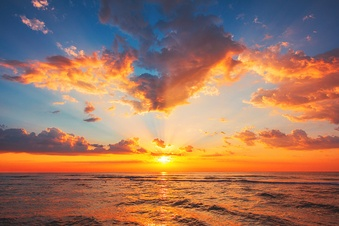
#> input picture samples/img7.jpg, 339 x 226 px, shrunk from 509 x 339 before the run
$ python PoissonColorTransfer.py
#> lines starting #> are read from the running program, lines starting #| are printed output that depends on the picture; pictures that were not available may be replaced by others from this repository, and a replacement may not be noted
### helper.py
import warnings
warnings.filterwarnings('ignore')
import cv2
import numpy as np
import matplotlib.pyplot as plt
# %matplotlib inline
import os
from random import random
import time
import scipy as sp
import scipy.sparse.linalg
from typing import List, Tuple
def get_image(img_path: str, mask: bool=False, scale: bool=True) -> np.array:
    """
    Gets image in appriopiate format

    Parameters:
    img_path (str): Image path
    mask (bool): True if read mask image
    scale (bool): True if read and scale image to 0-1

    Returns:
    np.array: Image in numpy array
    """
#> called with img_path = 'samples/img7.jpg', mask = False, scale = True
    if mask:
        img = cv2.imread(img_path, cv2.IMREAD_GRAYSCALE)
        _, binary_mask = cv2.threshold(img, 127, 255, cv2.THRESH_BINARY)
        return np.where(binary_mask == 255, 1, 0)

    if scale:
        return cv2.cvtColor(cv2.imread(img_path), cv2.COLOR_BGR2RGB).astype('double') / 255.0
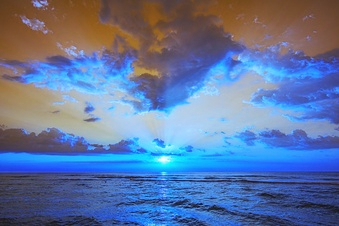
#> returned value: shape (226, 339, 3) float64; mean of channels 0, 1, 2 0.628, 0.464, 0.379; drawn as B, G, R
#> call 2 of get_image, with img_path = 'samples/img8.jpg', mask = False, scale = True
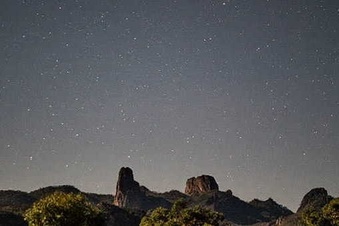
#> input picture samples/img1.jpg, 339 x 226 px, shrunk from 509 x 339 before the run, given in place of img8.jpg, which was not available
#> in get_image (call 2), `return cv2.cvtColor(cv2.imread(img_path), cv2.COLOR_BGR2RGB).astype('d..`:
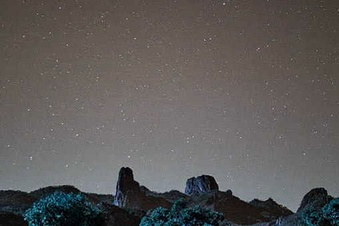
#> returned value: shape (226, 339, 3) float64; mean of channels 0, 1, 2 0.351, 0.357, 0.367; drawn as B, G, R

    return cv2.cvtColor(cv2.imread(img_path), cv2.COLOR_BGR2RGB)


def show_images(
    imgs: List[np.array], titles: List[str], figsize: Tuple[int]=(15, 10)
) -> None:
    """
    Show images with tites

    Parameters:
    imgs (List): List of images
    titles (List): List of titles
    figsize (Tuple): Figure size
    """
    idx = 1
    fig = plt.figure(figsize=figsize)

    for img, title in zip(imgs, titles):
        ax = fig.add_subplot(1, len(imgs), idx)
        ax.imshow(img)
        ax.set_xticks([])
        ax.set_yticks([])
        ax.set_xlabel(title)
        idx += 1
    plt.show()
def neighbours(i: int, j: int, max_i: int, max_j: int) -> List[Tuple[int, int]]:
    """
    Returns 4-connected neighbours for given pixel point.
    :param i: i-th index position
    :param j: j-th index position
    :param max_i: max possible i-th index position
    :param max_j: max possible j-th index position
    """
    pairs = []

    for n in [-1, 1]:
        if 0 <= i+n <= max_i:
            pairs.append((i+n, j))
        if 0 <= j+n <= max_j:
            pairs.append((i, j+n))

    return pairs

### PoissonColorTransfer.py
import warnings
warnings.filterwarnings('ignore')
import cv2
import numpy as np
import matplotlib.pyplot as plt
# %matplotlib inline
import os
from random import random
import time
import scipy as sp
import scipy.sparse.linalg
from typing import List, Tuple
import helper
def color_transfer(
    img_s: np.ndarray,
    img_t: np.ndarray,
    alpha: int
) -> np.ndarray:
    """
    Returns img_t with color of img_s and strenght of alpha.
    :param img_s: the source image with color style
    :param img_t: the target image to transfer color to
    :param alpha: edge threshold and gradient scaler
    """
#> called with alpha = 0.5
    img_t_h, img_t_w = img_t.shape[:2]
#> img_t_h = 226; img_t_w = 339

    im2var = np.arange(img_t_h * img_t_w * 3).reshape((img_t_h, img_t_w, 3))

    A = sp.sparse.lil_matrix((img_t_h*img_t_w*3*5, img_t_h*img_t_w*3))
    b = np.zeros(img_t_h*img_t_w*3*5)

    e = 0
    for n in range(3):
        img_s_channel_avg = np.mean(img_s[:,:,n])
        img_s_channel_std = np.std(img_s[:,:,n])
        img_t_channel_avg = np.mean(img_t[:,:,n])
        img_t_channel_std = np.std(img_t[:,:,n])

        for y in range(img_t_h):
            for x in range(img_t_w):
                A[e, im2var[y][x][n]] = 1

                b[e] = img_t[y][x][n] - (img_t_channel_avg * (img_t_channel_std / img_s_channel_std) - img_s_channel_avg) * alpha
                e += 1

                for n_y, n_x in helper.neighbours(y, x, img_t_h-1, img_t_w-1):
                    A[e, im2var[y][x][n]] = 1
                    A[e, im2var[n_y][n_x][n]] = -1
                    b[e] = img_t[y][x][n] - img_t[n_y][n_x][n]
                    e += 1
#> this loop made 3 passes
#> (img_s_channel_avg, img_s_channel_std, img_t_channel_avg, img_t_channel_std) on passes 1 to 3: (0.628, 0.287, 0.351, 0.121), (0.464, 0.186, 0.357, 0.121), (0.379, 0.178, 0.367, 0.13)
#> after the loop, e = 1145820

    A = sp.sparse.csr_matrix(A)
    v = sp.sparse.linalg.lsqr(A, b)[0]

    return np.clip(v.reshape((img_t_h, img_t_w, 3)), 0, 1)
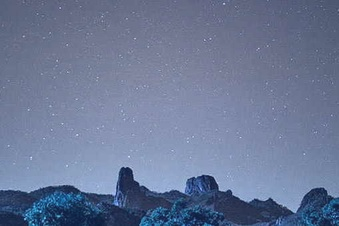
#> returned value: shape (226, 339, 3) float64; mean of channels 0, 1, 2 0.591, 0.473, 0.422; drawn as B, G, R
def run():
    # Load Image and set up parameters
    style_img = helper.get_image('samples/img7.jpg')
    target_img = helper.get_image('samples/img8.jpg')
    alpha = 0.5

    #Run function, don't do anything
    colored_img = color_transfer(style_img, target_img, alpha)
    helper.show_images(
    [style_img, target_img, colored_img],
    ["Style image", "Target image", "Colored image"],
    figsize=(15, 8)
    )
#> the loop in show_images, `for img, title in zip(imgs, titles):` made 3 passes
#> title on passes 1 to 3: 'Style image', 'Target image', 'Colored image'
#> after the loop in show_images, `for img, title in zip(imgs, titles):`: idx = 4
run()
